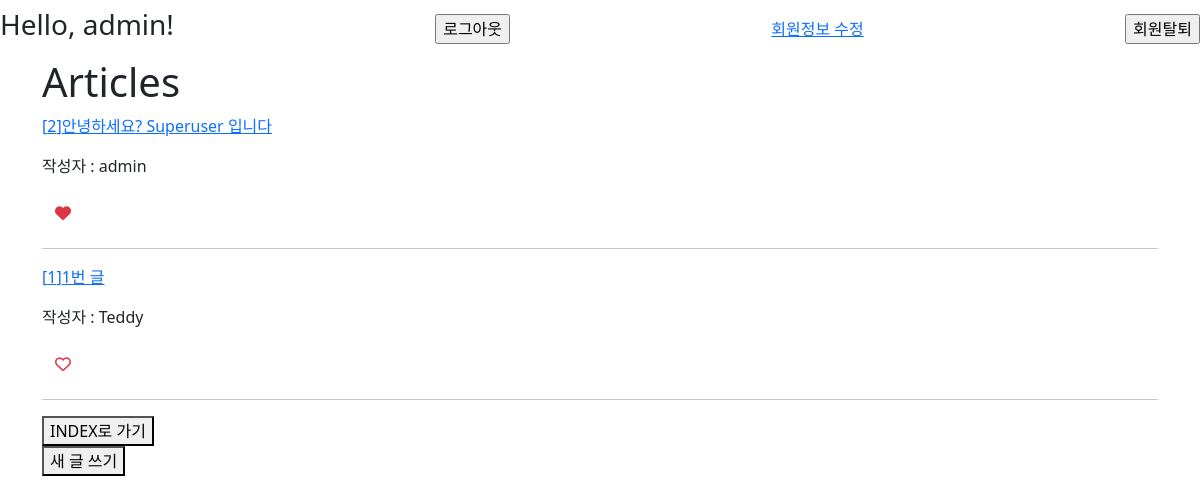
Screenshot of /articles/ (signed in) with the database file from the repository.
### accounts/models.py (models this page shows)
class User(AbstractUser):
    followings = models.ManyToManyField('self', symmetrical=False, related_name='followers')

### articles/models.py (models this page shows, shortened)
class Article(models.Model):
    title = models.CharField(max_length=50)
    content = models.TextField()
    created_at = models.DateTimeField(auto_now_add=True)
    updated_at = models.DateTimeField(auto_now=True)
    image = models.ImageField(upload_to='images/', blank=True)
    author = models.ForeignKey(
        settings.AUTH_USER_MODEL,
        on_delete=models.CASCADE,
        related_name="articles"
        )
    like_users = models.ManyToManyField(
        settings.AUTH_USER_MODEL,
        related_name="like_articles"
        )

### articles/views.py (the view)
# urls.py: path("", views.articles, name="articles"),
def articles(request):
    articles = Article.objects.all().order_by("-id")
    context = {"articles" : articles}
    return render(request, "articles/articles.html", context)

### articles/templates/articles/articles.html (shortened to what this page needs)
{% extends 'base.html' %}
{% block content %}
    <h1>Articles</h1>
    {% for article in articles %}
        <a href="{% url "articles:article_detail" article.pk %}">
            <p>[{{article.pk}}]{{article.title}}</p>
        </a>
        <p>작성자 : {{article.author.username}}</p>
        <form action="{% url "articles:like" article.pk %}" method="POST">
            {% if request.user in article.like_users.all %}
                <button class="btn btn-link text-danger">
                    <i class="fa-solid fa-heart"></i>
                </button>
            {% else %}
                <button class="btn btn-link text-danger">
                    <i class="fa-regular fa-heart"></i>
                </button>
            {% endif %}
        </form>
        <hr>
    {% endfor %}
    <a href="{% url "index" %}">
        <button>INDEX로 가기</button>
    </a><br>
    {% if request.user.is_authenticated %}
    <a href="{% url "articles:create" %}">
        <button>새 글 쓰기</button>
    </a>
    {% else %}
        <a href="{% url "accounts:login" %}"> 로그인 </a>
    {% endif %}
{% endblock content %}

### templates/base.html (shortened to what this page needs)
{% load static %}
<!DOCTYPE html>
<html lang="en">
<head>
    <link rel="stylesheet" href="{% static "css/style.css" %}">
    <link href="https://cdn.jsdelivr.net/npm/bootstrap@5.3.3/dist/css/bootstrap.min.css" rel="stylesheet">
</head>
<body>
    <div class="navbar">
        {% if request.user.is_authenticated %}
            <div><h3> Hello, {{ request.user.username }}! </h3></div>
            <form action="{% url "accounts:logout" %}" method="POST">
                <input type="submit" value="로그아웃">
            </form>
            <a href="{% url "accounts:update" %}">회원정보 수정</a>
            <form action="{% url "accounts:delete" %}" method="POST">
                <input type="submit" value="회원탈퇴">
            </form>
        {% else %}
            <a href="{% url "accounts:login" %}">로그인</a>
            <a href="{% url "accounts:signup" %}">회원가입</a>
        {% endif %}
    </div>
    <div class="container">
        {% block content %}
        {% endblock content %}
    </div>
</body>
</html>

### rows the page displays
User: user.username "admin"
Article: pk "2", title "안녕하세요? Superuser 입니다", author.username "admin"
Article: pk "1", title "1번 글", author.username "Teddy"
